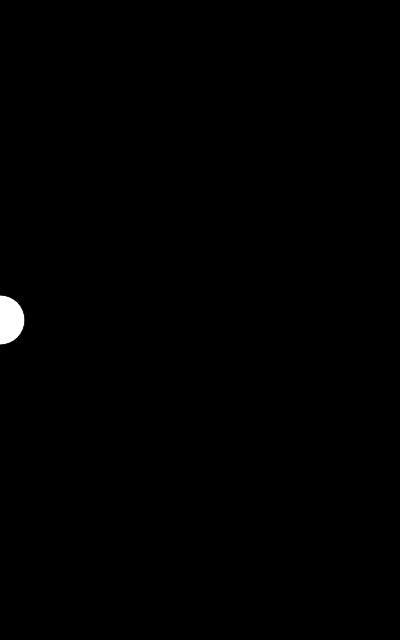
Frame 1 (no input)
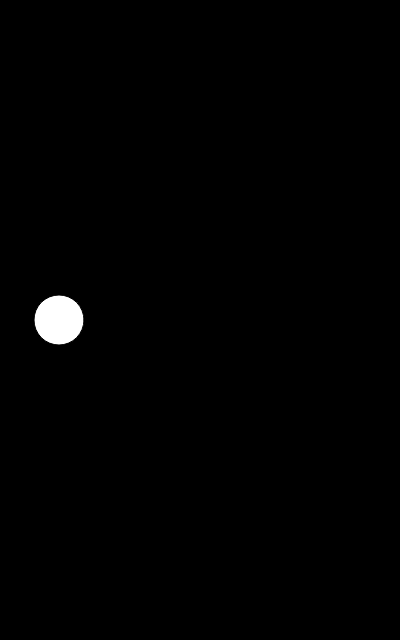
Frame 60 (no input)
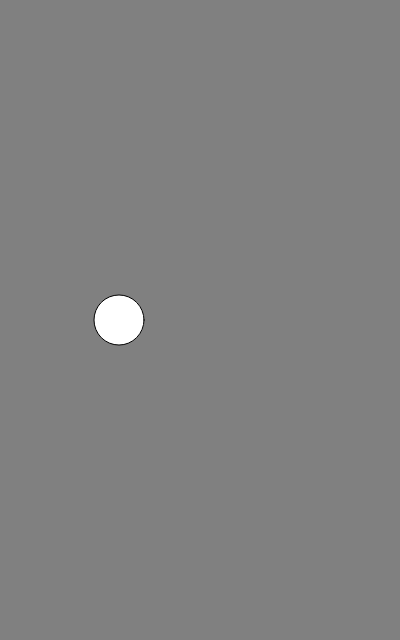
Frame 120 (the mouse pressed at the canvas centre since frame 60)

The p5.js sketch that drew these frames (run headless with seeded random() and noise() and a simulated clock; from frame 60 on, the mouse is pressed at the canvas centre):

// p5.js sketch
// ── sketch.js
var circleX = 0;

var circleY;

var col;

var canWidth = 400;

function setup() { 
 	createCanvas(canWidth, 640);
 	circleY = height/2
 	// this works if col is called in setup or draw but 
 	// Dan placed it in draw
  	//col = map(mouseX, 0, canWidth, 0, 255);
} 

function draw() { 
	

	// change background from black to white as mouse moves from
	// left to right side of the screen
	col = map(mouseX, 0, canWidth, 0, 255);
 	background(col);
 	ellipseMode(CENTER);
  
 	stroke(0);
 	fill(255);
  
 	ellipse(circleX, circleY, 50, 50);
 	circleX += 1;
}
